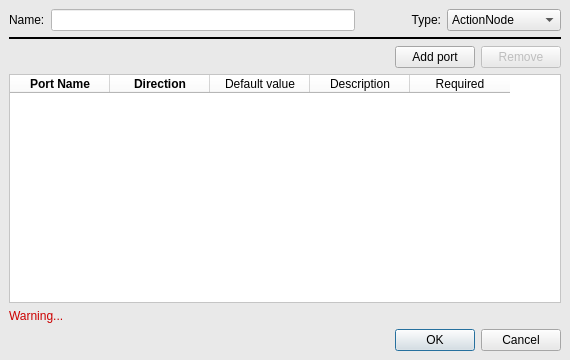
<?xml version="1.0" encoding="UTF-8"?>
<ui version="4.0">
 <class>CustomNodeDialog</class>
 <widget class="QDialog" name="CustomNodeDialog">
  <property name="geometry">
   <rect>
    <x>0</x>
    <y>0</y>
    <width>570</width>
    <height>360</height>
   </rect>
  </property>
  <property name="maximumSize">
   <size>
    <width>16777215</width>
    <height>400</height>
   </size>
  </property>
  <property name="windowTitle">
   <string>Custom Node Editor</string>
  </property>
  <property name="styleSheet">
   <string notr="true">background-color: rgb(233, 233, 233)</string>
  </property>
  <layout class="QVBoxLayout" name="verticalLayout" stretch="0,0,0,0,0,0">
   <property name="spacing">
    <number>6</number>
   </property>
   <property name="leftMargin">
    <number>9</number>
   </property>
   <property name="topMargin">
    <number>9</number>
   </property>
   <property name="rightMargin">
    <number>9</number>
   </property>
   <property name="bottomMargin">
    <number>9</number>
   </property>
   <item>
    <layout class="QGridLayout" name="gridLayout">
     <item row="0" column="1">
      <widget class="QLineEdit" name="lineEdit">
       <property name="styleSheet">
        <string notr="true">background-color: white;</string>
       </property>
      </widget>
     </item>
     <item row="0" column="2">
      <widget class="QLabel" name="label_3">
       <property name="minimumSize">
        <size>
         <width>80</width>
         <height>0</height>
        </size>
       </property>
       <property name="text">
        <string>Type:</string>
       </property>
       <property name="alignment">
        <set>Qt::AlignRight|Qt::AlignTrailing|Qt::AlignVCenter</set>
       </property>
      </widget>
     </item>
     <item row="0" column="0">
      <widget class="QLabel" name="label_2">
       <property name="text">
        <string>Name:</string>
       </property>
      </widget>
     </item>
     <item row="0" column="3">
      <widget class="QComboBox" name="comboBox">
       <item>
        <property name="text">
         <string>ActionNode</string>
        </property>
       </item>
       <item>
        <property name="text">
         <string>ConditionNode</string>
        </property>
       </item>
       <item>
        <property name="text">
         <string>ControlNode</string>
        </property>
       </item>
       <item>
        <property name="text">
         <string>SubTree</string>
        </property>
       </item>
       <item>
        <property name="text">
         <string>DecoratorNode</string>
        </property>
       </item>
      </widget>
     </item>
    </layout>
   </item>
   <item>
    <widget class="Line" name="line">
     <property name="frameShadow">
      <enum>QFrame::Plain</enum>
     </property>
     <property name="lineWidth">
      <number>2</number>
     </property>
     <property name="orientation">
      <enum>Qt::Horizontal</enum>
     </property>
    </widget>
   </item>
   <item>
    <layout class="QHBoxLayout" name="horizontalLayout">
     <item>
      <spacer name="horizontalSpacer">
       <property name="orientation">
        <enum>Qt::Horizontal</enum>
       </property>
       <property name="sizeHint" stdset="0">
        <size>
         <width>40</width>
         <height>20</height>
        </size>
       </property>
      </spacer>
     </item>
     <item>
      <widget class="QPushButton" name="pushButtonAdd">
       <property name="text">
        <string>Add port</string>
       </property>
      </widget>
     </item>
     <item>
      <widget class="QPushButton" name="pushButtonRemove">
       <property name="enabled">
        <bool>false</bool>
       </property>
       <property name="text">
        <string>Remove</string>
       </property>
      </widget>
     </item>
    </layout>
   </item>
   <item>
    <widget class="QTableWidget" name="tableWidget">
     <property name="styleSheet">
      <string notr="true">background-color: white;</string>
     </property>
     <property name="selectionMode">
      <enum>QAbstractItemView::SingleSelection</enum>
     </property>
     <property name="selectionBehavior">
      <enum>QAbstractItemView::SelectRows</enum>
     </property>
     <property name="columnCount">
      <number>5</number>
     </property>
     <attribute name="horizontalHeaderMinimumSectionSize">
      <number>100</number>
     </attribute>
     <attribute name="horizontalHeaderDefaultSectionSize">
      <number>100</number>
     </attribute>
     <attribute name="verticalHeaderVisible">
      <bool>false</bool>
     </attribute>
     <column>
      <property name="text">
       <string>Port Name</string>
      </property>
      <property name="font">
       <font>
        <weight>75</weight>
        <bold>true</bold>
       </font>
      </property>
     </column>
     <column>
      <property name="text">
       <string>Direction</string>
      </property>
      <property name="font">
       <font>
        <weight>75</weight>
        <bold>true</bold>
       </font>
      </property>
     </column>
     <column>
      <property name="text">
       <string>Default value</string>
      </property>
     </column>
     <column>
      <property name="text">
       <string>Description</string>
      </property>
     </column>
     <column>
      <property name="text">
       <string>Required</string>
      </property>
     </column>
    </widget>
   </item>
   <item>
    <widget class="QLabel" name="labelWarning">
     <property name="styleSheet">
      <string notr="true">color: rgb(204, 0, 0);</string>
     </property>
     <property name="text">
      <string>Warning...</string>
     </property>
    </widget>
   </item>
   <item>
    <widget class="QDialogButtonBox" name="buttonBox">
     <property name="orientation">
      <enum>Qt::Horizontal</enum>
     </property>
     <property name="standardButtons">
      <set>QDialogButtonBox::Cancel|QDialogButtonBox::Ok</set>
     </property>
    </widget>
   </item>
  </layout>
 </widget>
 <resources/>
 <connections>
  <connection>
   <sender>buttonBox</sender>
   <signal>accepted()</signal>
   <receiver>CustomNodeDialog</receiver>
   <slot>accept()</slot>
   <hints>
    <hint type="sourcelabel">
     <x>248</x>
     <y>254</y>
    </hint>
    <hint type="destinationlabel">
     <x>157</x>
     <y>274</y>
    </hint>
   </hints>
  </connection>
  <connection>
   <sender>buttonBox</sender>
   <signal>rejected()</signal>
   <receiver>CustomNodeDialog</receiver>
   <slot>reject()</slot>
   <hints>
    <hint type="sourcelabel">
     <x>316</x>
     <y>260</y>
    </hint>
    <hint type="destinationlabel">
     <x>286</x>
     <y>274</y>
    </hint>
   </hints>
  </connection>
 </connections>
</ui>
